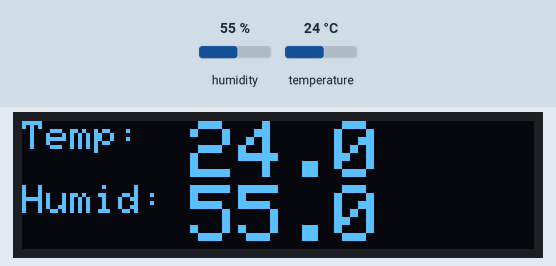
The sketch below on a simulated Arduino Uno, built with avr-gcc and run on an emulated ATmega328P. On the bench: 128×32 one-colour display. The test bench sets the inputs (shaded band); at power-on: humidity 55 %, temperature 24 °C.

Above: at 1.2 s.
1.3 s: humidity set to 22 %
At 2.5 s:
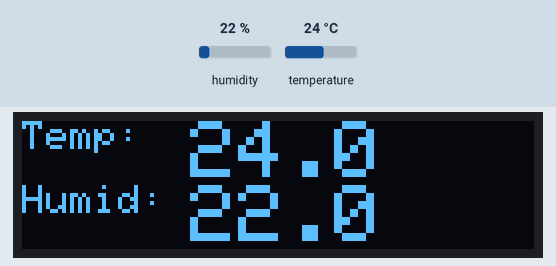
2.8 s: temperature set to 12 °C
At 3.9 s:
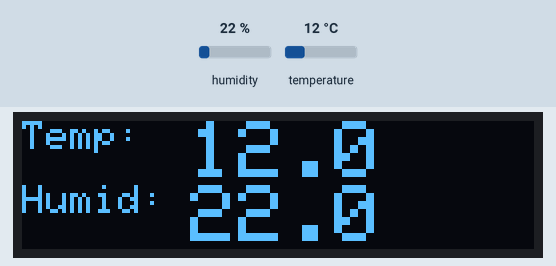
4.4 s: humidity set to 40 %
At 5.2 s:
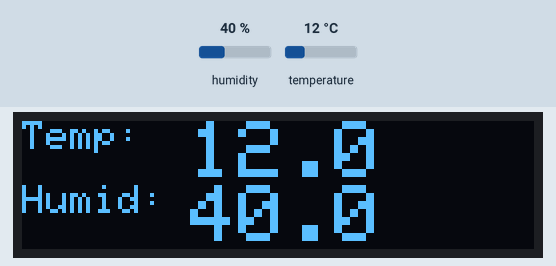
5.9 s: temperature set to 19 °C
At 6.5 s:
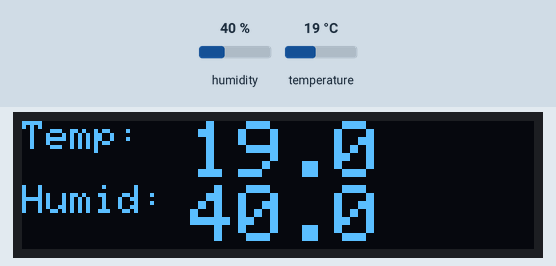
Timing chart, 0 to 8.4 s (numbered marks = the images above; inputs shaded):
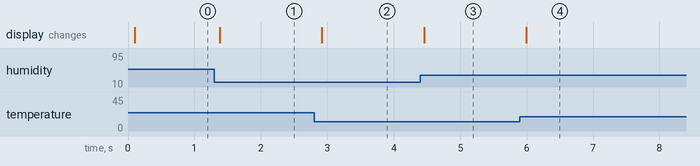

The sketch:

oled_dtu22d.ino
```cpp
//Created by Aref Nik


#include <Wire.h>
#include <Adafruit_GFX.h>
#include <Adafruit_SSD1306.h>
#include "SparkFunHTU21D.h"

#define SCREEN_WIDTH 128 // OLED display width, in pixels
#define SCREEN_HEIGHT 32 // OLED display height, in pixels

//Create an instance of the object
HTU21D myHumidity;


Adafruit_SSD1306 display(SCREEN_WIDTH, SCREEN_HEIGHT, &Wire);

//===============================================================================
//  Initialization
//===============================================================================
void setup() {
  Serial.begin(115200);
  myHumidity.begin();

  // SSD1306_SWITCHCAPVCC = generate display voltage from 3.3V internally
  if(!display.begin(SSD1306_SWITCHCAPVCC, 0x3C)) { // I2C Address 0x3C for 128x32
    Serial.println(F("failed"));
    for(;;); // Don't proceed, loop forever
  }

  // Clear the buffer, set small font size and print 4 lines of text to display
  display.clearDisplay();
  display.setTextSize(1);                    // Set for small font
  display.setTextColor(WHITE);


  // Show the display buffer on the screen. You MUST call display() after
  // drawing commands to make them visible on screen!
  display.display();
}
//===============================================================================
//  Main
//===============================================================================
void loop() {
  float humd = myHumidity.readHumidity();
  float temp = myHumidity.readTemperature();
  display.clearDisplay();
  display.setCursor(0,0);
  display.setTextSize(1); // Set cursor to upper left
  display.print("Temp:  ");  // Println moves the cursor down
  display.setTextSize(2);
  display.print(temp, 1);
  display.setCursor(0,16);
  display.setTextSize(1);
  display.print("Humid: ");
  display.setTextSize(2);
  display.print(humd, 1);
  display.display();
  delay(200);
}
```

Measured:
- after the input at 1.3 s, the display: changes after 0.08 s (image 1)
- after the input at 2.8 s, the display: changes after 0.12 s (image 2)
- after the input at 4.4 s, the display: changes after 0.06 s (image 3)
- after the input at 5.9 s, the display: changes after 0.09 s (image 4)
